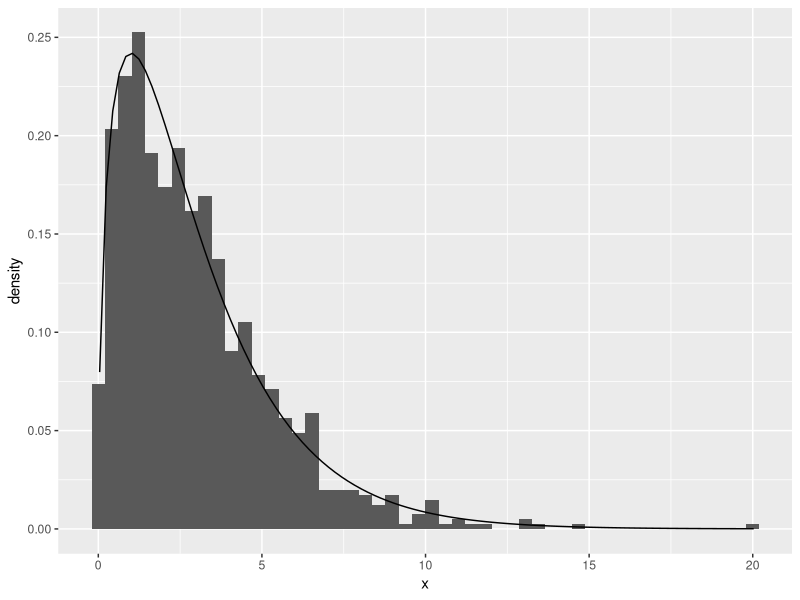

This figure's R source:
library(tidyverse)
#
n <- 3
m <- 1000
# 5-3-4
g4 <- numeric(m)
for(i in 1:m){
  g4[i] <- ( sum(rnorm(n,0,1)^2) ) 
}
g5 <- tibble(x=g4)
ggplot(g5)+geom_histogram(aes(x=x,y=after_stat(density)),bins=50)+stat_function(fun=dchisq, args=c(df=n) )
#ggplot(g5)+geom_histogram(aes(x=x,y=..density..),bins=50)+stat_function(fun=dchisq, args=c(df=n) )
#ggplot(data=data.frame(x=c(-1,10)), aes(x=x)) +
#  stat_function(fun=dchisq, args=c(df=3))
